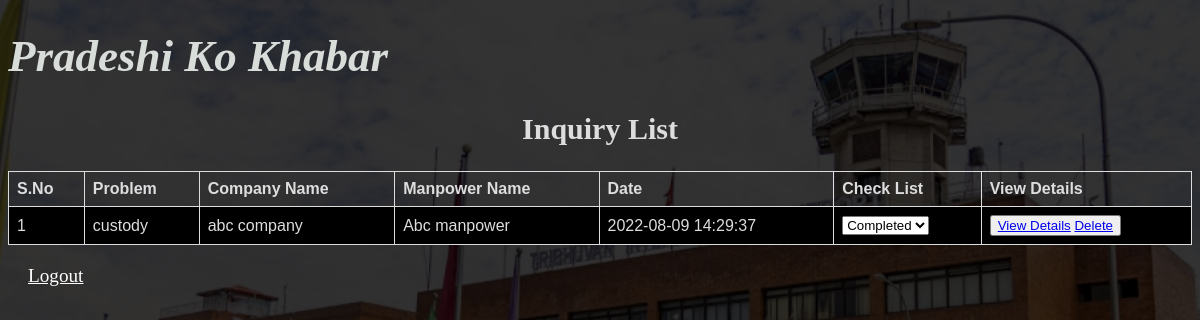
Page /Admin_Dashboard.php (signed in) on the committed database.
### tables this page shows
CREATE TABLE `problem_list` (
  `problem_id` int(11) NOT NULL,
  `Problem` varchar(250) DEFAULT NULL,
  `Company_Name` varchar(50) DEFAULT NULL,
  `Company_Address` varchar(50) DEFAULT NULL,
  `Aggrement_Photo_of_Company` varchar(150) DEFAULT NULL,
  `Manpower_Name` varchar(50) DEFAULT NULL,
  `Manpower_Address` varchar(70) DEFAULT NULL,
  `Contact_Number_of_Manpower` varchar(50) DEFAULT NULL,
  `Province` varchar(70) DEFAULT NULL,
  `District` varchar(70) DEFAULT NULL,
  `Municipality` varchar(70) DEFAULT NULL,
  `Wardno` varchar(70) DEFAULT NULL,
  `user_id` int(11) DEFAULT NULL,
  `status` int(1) DEFAULT 0,
  `Problem_Description` varchar(450) DEFAULT NULL,
  `date` datetime NOT NULL DEFAULT current_timestamp()
);

### Admin_Dashboard.php (the view, shortened to what this page needs)
<?php
    require_once "confi.php";
    $tableArray=[];
    $sql="select * from problem_list";
    $result=mysqli_query($link,$sql);
    if(mysqli_num_rows($result)>0)
    {
      while($rows=mysqli_fetch_assoc($result))
      {
        array_push($tableArray, $rows);
      }
    }else{
      echo "no record found";
    }
?>
<!DOCTYPE html>
<html lang="en">
<head>
    <link rel="stylesheet" href="css/admin_dahboard.css">
</head>
<body>
<h1>Pradeshi Ko Khabar</h1>
<form action= "<?php echo $_SERVER['PHP_SELF']; ?>" method="POST" >
    <h2>Inquiry List </h2>
    <table>
      <tr>
        <th>S.No</th>
        <th>Problem</th>
        <th>Company Name</th>
        <th>Manpower Name</th>
        <th>Date</th>
        <th>Check List</th>
        <th>View Details</th>
      </tr>
  <?php
    $index = 1;
    foreach($tableArray as $key => $value){ ?>
    <tr>
    <td><?php  echo $index++; ?></td>
    <td><?php  echo $value['Problem']; ?></td>
    <td><?php  echo $value['Company_Name']; ?></td>
    <td><?php  echo $value['Manpower_Name']; ?></td>
    <td><?php  echo $value['date']; ?></td>
    <td>
        <?php
        $status = $value['status'];
        $problem_id = $value['problem_id'];
        ?>
        <select id="status" class="status">
        <option value="Completed" <?php echo $status == COMPLETED ? "selected" : ""; ?>>Completed</option>
        </select>
    </td>
    <td>
      <button>
    <a href="View_Details.php?id=<?php echo $problem_id;?>">View Details</a>
    <a href="Delete.php?id=<?php echo $value['problem_id'] ?>" onclick="return confirm('Are you sure to delete?')" >Delete</a>
  </button>
    </td>
  </tr>
  <?php } ?>
</table>
</form>
<div class="logout">
<a href="logout.php">Logout</a>
        </div>
</body>
</html>

### css/admin_dahboard.css (style rules this page uses)
html { background-image:url('../images copy/airport.png'); background-repeat: no-repeat; background-size: cover; }
h1 { color:rgb(216, 221, 218); font-weight:bold; font-family:Calibri; font-size:45px; font-style: oblique; font-weight:bold; }
h2 { color:#dddddd; font-weight:bold; font-family:Calibri; font-size:30px; text-align:center; }
table { color:#dddddd; font-family: arial, sans-serif; border-collapse: collapse; width: 100%; }
td, th { border: 1px solid #dddddd; text-align: left; padding: 8px; }
tr:nth-child(even) { background-color: black; }
div a { color:white; font-size:larger; }
.logout { padding:20px; }

### rows in the picture
problem_list: Problem "custody", Company_Name "abc company", Manpower_Name "Abc manpower", date "2022-08-09 14:29:37", status "Completed"
